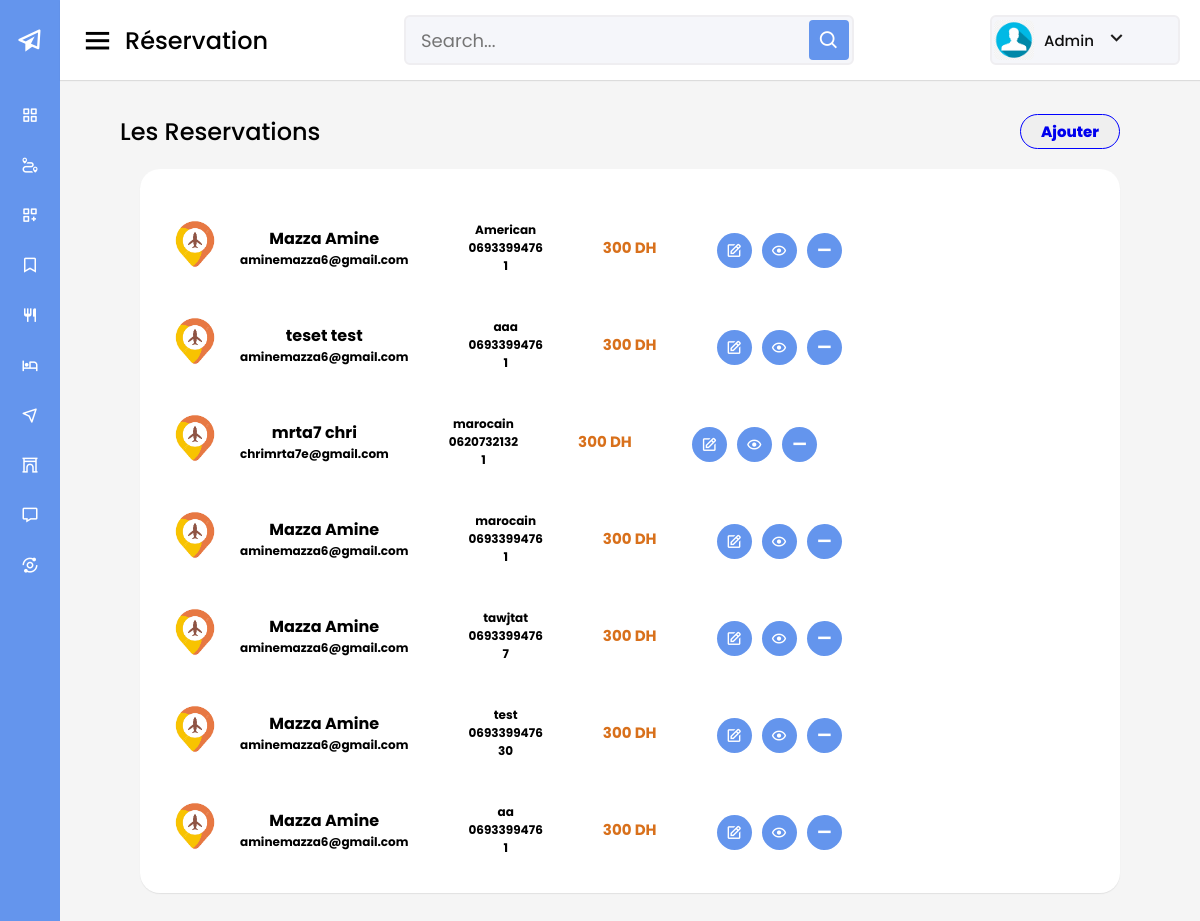
The app's page /Admin_dashboard/Reservation.php with its own data.
### tables this page shows
CREATE TABLE `reservation` (
  `id` int(11) NOT NULL,
  `nom` varchar(255) NOT NULL,
  `prenom` varchar(255) NOT NULL,
  `email` varchar(255) NOT NULL,
  `nationalite` varchar(255) NOT NULL,
  `telephone` varchar(255) NOT NULL,
  `number` int(11) NOT NULL,
  `message` varchar(255) NOT NULL
);

### Admin_dashboard/Reservation.php (the view, shortened to what this page needs)
<!DOCTYPE html>
<html lang="en" dir="ltr">
  <head>
    <link rel="stylesheet" href="css/style.css">
    <link href='https://unpkg.com/boxicons@2.0.7/css/boxicons.min.css' rel='stylesheet'>
   </head>
<body>
  <div class="sidebar">
    <div class="logo-details">
    <i class='bx bx-paper-plane'></i>
      <span class="logo_name">Morocco Travel</span>
    </div>
    <ul class="nav-links">
      <li>
        <a href="index.php" class="active">
          <i class='bx bx-grid-alt' ></i>
          <span class="links_name">Dashboard</span>
        </a>
      </li>
      <li>
        <a href="Voyage_Organiser.php">
          <i class='bx bx-trip' ></i>
          <span class="links_name">Voyage Organiser</span>
        </a>
      </li>
      <li>
        <a href="Voyage_Personnaliser.html">
          <i class='bx bx-customize' ></i>
          <span class="links_name">Voyage Personaliser</span>
        </a>
      </li>
      <li>
      <a href="Reservation.php">
          <i class='bx bx-bookmark' ></i>
          <span class="links_name">Réservation</span>
        </a>
      </li>
      <li>
        <a href="Restaurant.php">
          <i class='bx bx-restaurant' ></i>
          <span class="links_name">Restaurant</span>
        </a>
      </li>
      <li>
        <a href="Hotel.php">
          <i class='bx bx-hotel' ></i>
          <span class="links_name">Hôtel</span>
        </a>
      </li>
      <li>
        <a href="Ville.php">
          <i class='bx bx-navigation'></i>
          <span class="links_name">Ville</span>
        </a>
      </li>
      <li>
        <a href="Endroit.php">
          <i class='bx bx-arch'></i>
          <span class="links_name">Endroit</span>
        </a>
      </li>
      <li>
        <a href="Clients_Reviews.html">
          <i class='bx bx-message' ></i>
          <span class="links_name">Clients & Reviews</span>
        </a>
      </li>
      <li>
        <a href="Statistique.html">
          <i class='bx bx-analyse' ></i>
          <span class="links_name">Statistique</span>
        </a>
      </li>
    </ul>
  </div>
  <section class="home-section">
    <nav>
      <div class="sidebar-button">
        <i class='bx bx-menu sidebarBtn'></i>
        <span class="dashboard">Réservation</span>
      </div>
      <div class="search-box">
        <input type="text" placeholder="Search...">
        <i class='bx bx-search' ></i>
      </div>
      <div class="profile-details">
      <img src="image/user2.png" alt="profile image">
        <span class="admin_name">Admin</span>
        <div class="toggle_btn">
          <i class='bx bx-chevron-down' ></i>
        </div>
      </div>
      <div class="profile-details-dropdown">
          <li>
            </li>
        </div>
    </nav>
    <div class="home-content">
      <div class="feature-display">
        <div class="leading">
          <div class="title">Les Reservations</div>
          <div class="add-btn">
            <button><a href="Add_Reservation.html">Ajouter</a></button>
          </div>
        </div>
      <div class="reservation">
<?php
        require 'database.php';
     $requete = "SELECT * FROM reservation";
     $query=mysqli_query($con,$requete);
     while($rows=mysqli_fetch_assoc($query)){
     echo'
        <div class="voyage" >
          <div class="voyage-image">
          <img src="image/iconVg.png" style="height: 70px; width: 70px;">
          </div>
          <!-- <div class="voyage-title" style="text-align: start;">
              <h4>Toubkal tour</h4>
              <h6 style="font-size: 14px; color: black;">13DT64D4</h6>
              <h6 style="font-size: 12px; color: black;">13/04/2023</h6>
          </div> -->
          <div class="voyage-title" style="text-align: center;">
            <h4>'. $rows["nom"] . " " .$rows["prenom"].'</h4>
            <h6 style="font-size: 12px; color: black;">'. $rows["email"] .'</h6>
          </div>
          <div class="voyage-title" style="text-align: center;">
            <h6 style="font-size: 12px; color: black;">'. $rows["nationalite"] .'</h6>
            <h6 style="font-size: 12px; color: black;">'. $rows["telephone"] .'</h6>
            <h6 style="font-size: 12px; color: black;">'. $rows["number"] .'</h6>
          </div>
          <div class="voyage-title" style="text-align: center;">
            <h6 style="font-size: 15px; color: rgb(216, 112, 27);">300 DH</h6>
          </div>
          <div class="rud-btn">
                <div class="edit-btn">
                  <a href="#"><i class="bx bx-edit"></i></a>
                </div>
                <div class="edit-btn">
                  <a href="#"><i class="bx bx-show"></i></a>
                </div>
                <div class="edit-btn" >
                   <a href="delete.php?id='. $rows["id"] .'"><i class="bx bx-minus" style="font-size: 20px; font-weight: bold;"></i></a>
                </div>
          </div>
        </div>';
      }
        echo '</div>
  </section>'
?>
</body>
</html>

### records on screen
reservation: nom "Mazza", prenom "Amine", email "aminemazza6@gmail.com", nationalite "American", telephone "0693399476", number "1"
reservation: nom "teset", prenom "test", email "aminemazza6@gmail.com", nationalite "aaa", telephone "0693399476", number "1"
reservation: nom "mrta7", prenom "chri", email "chrimrta7e@gmail.com", nationalite "marocain", telephone "0620732132", number "1"
reservation: nom "Mazza", prenom "Amine", email "aminemazza6@gmail.com", nationalite "marocain", telephone "0693399476", number "1"
reservation: nom "Mazza", prenom "Amine", email "aminemazza6@gmail.com", nationalite "tawjtat", telephone "0693399476", number "7"
reservation: nom "Mazza", prenom "Amine", email "aminemazza6@gmail.com", nationalite "test", telephone "0693399476", number "30"
reservation: nom "Mazza", prenom "Amine", email "aminemazza6@gmail.com", nationalite "aa", telephone "0693399476", number "1"
